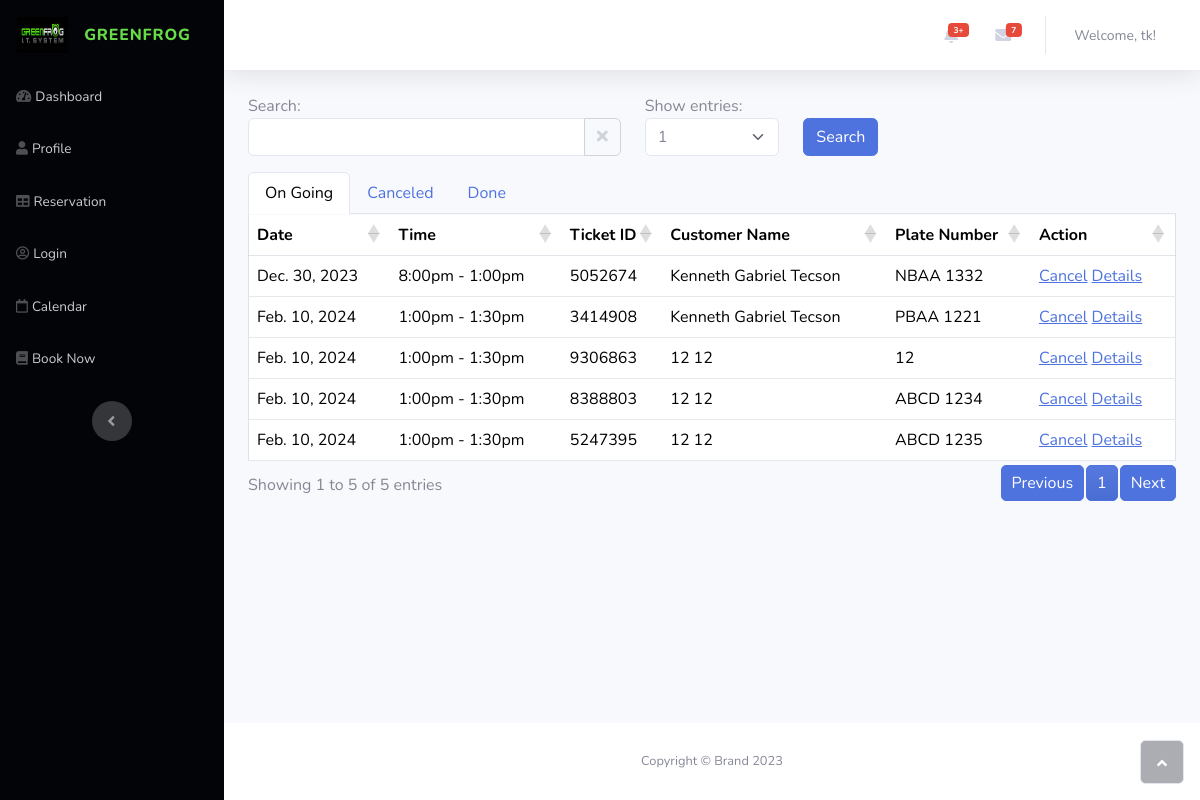
The app's page /admin/reservation2.php (signed in) with its own data.
### tables this page shows
CREATE TABLE `smurf_admin` (
  `id` int(11) NOT NULL,
  `username` varchar(255) NOT NULL,
  `password` varchar(255) NOT NULL
);

CREATE TABLE `car_emission` (
  `id` int(11) NOT NULL,
  `event_id` int(11) NOT NULL,
  `user_id` int(11) NOT NULL,
  `plate_number` varchar(20) NOT NULL,
  `customer_email` varchar(255) NOT NULL,
  `customer_first_name` varchar(255) NOT NULL,
  `customer_middle_name` varchar(255) DEFAULT NULL,
  `customer_last_name` varchar(255) NOT NULL,
  `address` varchar(255) DEFAULT NULL,
  `status` varchar(20) NOT NULL,
  `app_date` datetime DEFAULT NULL,
  `vehicle_cr_no` varchar(50) DEFAULT NULL,
  `vehicle_or_no` varchar(50) DEFAULT NULL,
  `first_reg_date` date DEFAULT NULL,
  `year_model` varchar(10) DEFAULT NULL,
  `fuel_type` varchar(50) DEFAULT NULL,
  `purpose` varchar(50) DEFAULT NULL,
  `mv_type` varchar(50) DEFAULT NULL,
  `region` varchar(50) DEFAULT NULL,
  `mv_file_no` varchar(50) DEFAULT NULL,
  `classification` varchar(50) DEFAULT NULL,
  `payment_date` datetime DEFAULT NULL,
  `petc_or` varchar(50) DEFAULT NULL,
  `amount` decimal(10,2) DEFAULT NULL,
  `organization` varchar(100) DEFAULT NULL,
  `engine` varchar(50) DEFAULT NULL,
  `chassis` varchar(50) DEFAULT NULL,
  `make` varchar(50) DEFAULT NULL,
  `series` varchar(50) DEFAULT NULL,
  `color` varchar(50) DEFAULT NULL,
  `gross_weight` decimal(10,2) DEFAULT NULL,
  `net_capacity` decimal(10,2) DEFAULT NULL,
  `cec_number` varchar(50) DEFAULT NULL,
  `mvect_operator` varchar(50) DEFAULT NULL,
  `car_picture` varchar(255) NOT NULL,
  `paymentMethod` varchar(50) NOT NULL,
  `paymentStatus` varchar(50) NOT NULL,
  `ticketing_id` varchar(20) NOT NULL,
  `reference_number` varchar(50) DEFAULT NULL,
  `date_tested` datetime DEFAULT NULL,
  `smurf_admin_id` int(11) DEFAULT NULL
);

CREATE TABLE `schedule_list` (
  `id` int(30) NOT NULL,
  `title` text NOT NULL,
  `description` text NOT NULL,
  `qty_of_person` int(23) NOT NULL,
  `reserve_count` int(23) NOT NULL DEFAULT 0,
  `price_3` decimal(10,2) NOT NULL DEFAULT 0.00,
  `price_2` decimal(10,2) NOT NULL,
  `price_1` decimal(10,2) NOT NULL DEFAULT 0.00,
  `start_datetime` datetime NOT NULL,
  `end_datetime` datetime DEFAULT NULL,
  `availability` varchar(10) NOT NULL DEFAULT 'available'
);

### admin/reservation2.php (the view, shortened to what this page needs)
<?php
include("../connect/connection.php");
$username = $_SESSION['admin'];
$query = "SELECT * FROM smurf_admin WHERE username = '$username'";
$result = $connect->query($query);
if ($result->num_rows == 1) {
    $admin = $result->fetch_assoc();
} else {
    echo "Admin details not found!";
    exit();
}
$ongoingQuery = "SELECT * FROM car_emission WHERE status = 'booked'";
$ongoingResult = $connect->query($ongoingQuery);
?>
<!DOCTYPE html>
<html data-bs-theme="light" lang="en">
<head>
    <link rel="stylesheet" href="assets/bootstrap/css/bootstrap.min.css">
    <link rel="stylesheet" href="assets/fonts/fontawesome-all.min.css">
    <link rel="stylesheet" href="assets/css/animate.min.css">
    <link rel="stylesheet" href="assets/css/Bootstrap-4-Calendar-No-Custom-Code.css">
    <link rel="stylesheet" href="assets/css/Bootstrap-Calendar.css">
    <link rel="stylesheet" href="assets/css/Continue-Button.css">
    <link rel="stylesheet" type="text/css" href="https://cdn.datatables.net/1.13.7/css/jquery.dataTables.min.css">
    <link rel="stylesheet" type="text/css" href="https://cdn.datatables.net/1.13.7/css/jquery.dataTables.min.css">
    <link rel="stylesheet" href="assets/design/reservation.css">
</head>
<body id="page-top">
    <div id="wrapper">
        <?php include 'partials/nav.php'?>
        <div class="d-flex flex-column" id="content-wrapper">
            <div id="content">
                <?php include 'partials/nav-2.php' ?>
<div class="container mt-3">
    <div class="row justify-content-begin">
        <div class="col-md-5">
            <label for="search">Search:</label>
            <div class="input-group">
                <input type="text" id="search" class="form-control">
                <button class="btn btn-outline-secondary" type="button" id="clearSearchBtn">
                    <i class="fas fa-times"></i>
                </button>
            </div>
        </div>
        <div class="col-md-2">
            <label for="lengthChange">Show entries:</label>
            <select id="lengthChange" class="form-select">
            <option value="1">1</option>
            </select>
        </div>
        <div class="col-md-1 align-self-end">
            <button id="searchBtn" class="btn btn-primary">Search</button>
        </div>
    </div>
</div>
                <div class="container mt-3">
                    <ul class="nav nav-tabs" id="carEmissionTabs">
                        <li class="nav-item">
                            <a class="nav-link active" id="ongoing-tab" data-bs-toggle="tab" href="#ongoing">On Going</a>
                        </li>
                        <li class="nav-item">
                            <a class="nav-link" id="canceled-tab" data-bs-toggle="tab" href="#canceled">Canceled</a>
                        </li>
                        <li class="nav-item">
                            <a class="nav-link" id="done-tab" data-bs-toggle="tab" href="#done">Done</a>
                        </li>
                    </ul>
                </div>
                <div class="tab-content container ">
                    <div class="tab-pane fade show active" id="ongoing">
                        <div>
                            <?php displayCarEmission($ongoingResult); ?>
                    </div>
                    </div>
                </div>
            </div>
            <?php include 'partials/footer.php'?>
        </div>
        <a class="border rounded d-inline scroll-to-top" href="#page-top"><i class="fas fa-angle-up"></i></a>
    </div>
</body>
</html>
<?php
function displayCarEmission($carEmissionResult)
{
    global $connect;
    $carEmissionResult->data_seek(0);
    if ($carEmissionResult->num_rows > 0) {
        echo '<div class="table-responsive">';
        echo '<table id="carEmissionTable" class="table table-bordered custom-table no-vertical-border">';
        echo '<thead><tr><th class="date">Date</th><th>Time</th><th>Ticket ID</th><th>Customer Name</th><th>Plate Number</th><th class="action">Action</th></tr></thead>';
        echo '<tbody>';
        while ($row = $carEmissionResult->fetch_assoc()) {
            $reserve_id = $row['id'];
            $ticketingId = $row['ticketing_id'];
            $plateNumber = $row['plate_number'];
            $ticketId = $row['ticketing_id'];
            $firstName = $row['customer_first_name'];
            $lastName = $row['customer_last_name'];
            $status = $row['status'];
            $eventId = $row['event_id'];
            $scheduleQuery = "SELECT start_datetime, end_datetime FROM schedule_list WHERE id = $eventId";
            $scheduleResult = $connect->query($scheduleQuery);
            $scheduleRow = $scheduleResult->fetch_assoc();
            $startDatetime = $scheduleRow['start_datetime'];
            $endDatetime = $scheduleRow['end_datetime'];
            echo '<tr>';
            echo '<td>' . date('M. j, Y', strtotime($startDatetime)) . '</td>';
            echo '<td>' . date('g:ia', strtotime($startDatetime)) . ' - ' . date('g:ia', strtotime($endDatetime)) . '</td>';
            echo '<td>' . $ticketingId . '</td>';
            echo '<td>' . $firstName . ' ' . $lastName . '</td>';
            echo '<td>' . $plateNumber . '</td>';
            echo '<td>';
if ($status === 'booked') {
    echo '<a href="cancel.php?id=' . $reserve_id . '">Cancel</a>';
    echo '<a href="details.php?id=' . $reserve_id . '&ticketId=' . $ticketId . '">Details</a>';
} else {
    echo '<a href="details.php?id=' . $reserve_id . '&ticketId=' . $ticketId . '">Details</a>';
}
            echo '</td>';
            echo '</tr>';
        }
        echo '</tbody>';
        echo '</table>';
        echo '</div>';
    } else {
        echo ' ';
    }
}
?>

### admin/partials/nav-2.php (shortened to what this page needs)
<nav class="navbar navbar-expand bg-white shadow mb-4 topbar static-top navbar-light">
                    <div class="container-fluid"><button class="btn btn-link d-md-none rounded-circle me-3" id="sidebarToggleTop" type="button"><i class="fas fa-bars"></i></button>
                        <ul class="navbar-nav flex-nowrap ms-auto">
                            <li class="nav-item dropdown no-arrow mx-1">
                                <div class="nav-item dropdown no-arrow"><a class="dropdown-toggle nav-link" aria-expanded="false" data-bs-toggle="dropdown" href="#"><i class="fas fa-bell fa-fw"></i><span class="badge bg-danger badge-counter">3+</span></a>
                                </div>
                            </li>
                            <li class="nav-item dropdown no-arrow mx-1">
                                <div class="nav-item dropdown no-arrow"><a class="dropdown-toggle nav-link" aria-expanded="false" data-bs-toggle="dropdown" href="#"><i class="fas fa-envelope fa-fw"></i><span class="badge bg-danger badge-counter">7</span></a>
                                </div>
                            </li>
                            <li class="nav-item dropdown no-arrow">
                                <div class="nav-item dropdown no-arrow">
                                    <a class="dropdown-toggle nav-link" aria-expanded="false" data-bs-toggle="dropdown" href="profile.html"><span class="d-none d-lg-inline me-2 text-gray-600 small">Welcome, <?php echo $admin['username']; ?>!</span></a>
                                </div>
                            </li>
                        </ul>
                    </div>
                </nav>

### admin/assets/design/reservation.css (style rules this page uses)
#carEmissionTable { border-collapse: collapse; width: 100%; border-top: 1px solid rgba(206, 212, 218, 0) ; }
#carEmissionTable th { border: 1px solid rgba(206, 212, 218, 0.5); border-top: none !important; padding: 8px; text-align: left; }
#carEmissionTable td { border: 1px solid rgba(206, 212, 218, 0.5); padding: 8px; text-align: left; }
#carEmissionTable tbody tr:nth-child(even) { background-color: #f8f9fa; }
#clearSearchBtn { color: #ced4da; border: 1px solid #ced4da; background-color: transparent; }
.no-vertical-border { border-collapse: collapse !important; }
.no-vertical-border th, .no-vertical-border td { border-right: none !important; border-left: none !important; }
.no-vertical-border th.date, .no-vertical-border td.date { border-left: 1px solid #dee2e6 !important; border-right: none !important; }
.no-vertical-border th.action { border-right: 1px solid #dee2e6 !important; }
.no-vertical-border tr { border-left: 1px solid #dee2e6 !important; border-right: 1px solid #dee2e6 !important; }

### records on screen
smurf_admin: username "tk"
car_emission: event.start_datetime "Dec. 30, 2023", event.start_datetime "8:00pm", event.end_datetime "1:00pm", ticketing "5052674", customer_first_name "Kenneth Gabriel", customer_last_name "Tecson", plate_number "NBAA 1332"
car_emission: event.start_datetime "Feb. 10, 2024", event.start_datetime "1:00pm", event.end_datetime "1:30pm", ticketing "3414908", customer_first_name "Kenneth Gabriel", customer_last_name "Tecson", plate_number "PBAA 1221"
car_emission: event.start_datetime "Feb. 10, 2024", event.start_datetime "1:00pm", event.end_datetime "1:30pm", ticketing "9306863", customer_first_name "12", customer_last_name "12", plate_number "12"
car_emission: event.start_datetime "Feb. 10, 2024", event.start_datetime "1:00pm", event.end_datetime "1:30pm", ticketing "8388803", customer_first_name "12", customer_last_name "12", plate_number "ABCD 1234"
car_emission: event.start_datetime "Feb. 10, 2024", event.start_datetime "1:00pm", event.end_datetime "1:30pm", ticketing "5247395", customer_first_name "12", customer_last_name "12", plate_number "ABCD 1235"
